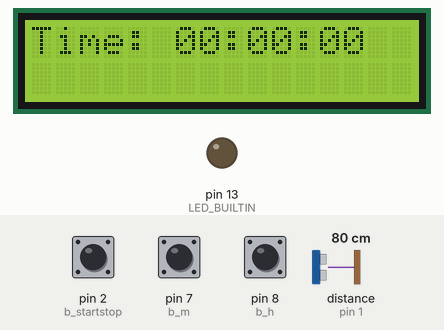
A sketch run on a simulated Arduino Uno, built with avr-gcc and run on an emulated ATmega328P. Parts: 16×2 character LCD, output pins drawn as LEDs (lit = HIGH). Wiring (inferred from the names in the program): ultrasonic range finder: trigger pin 0; echo pin 1. Inputs (shaded band) come from the test bench; at power-on: pin 2 (b_startstop) HIGH, pin 7 (b_m) HIGH, pin 8 (b_h) HIGH, distance to the obstacle (sensor on pin 1) 80 cm. The echo pulse lasts 58.3 µs per cm; the audio player accepts every command and is not drawn; pins used as bus, display or sensor lines are not drawn.

Above: at 1.6 s.
1.7 s: pin 2 (b_startstop) pulled LOW for 1.3 s
At 2.5 s:
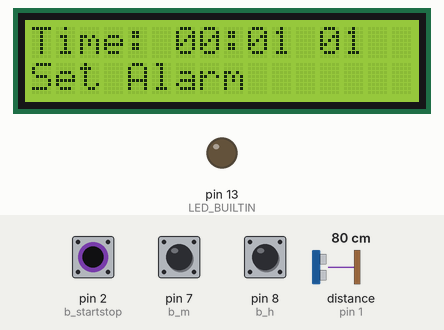
4.5 s: pin 7 (b_m) pulled LOW for 1.3 s
At 7.0 s:
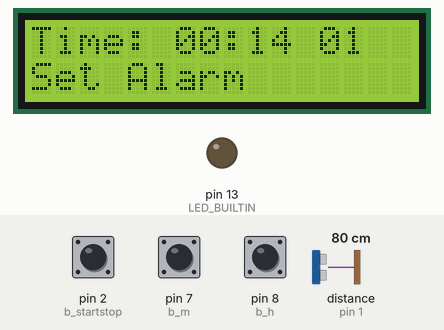
7.3 s: pin 8 (b_h) pulled LOW for 3.2 s
At 11.0 s:
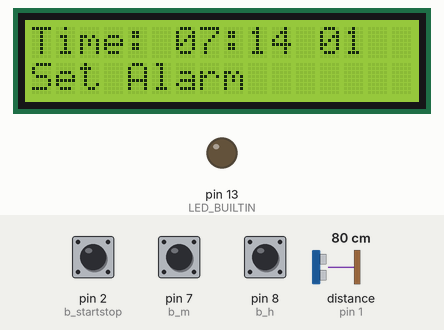
12.0 s: pin 2 (b_startstop) pulled LOW for 1.3 s
At 12.7 s:
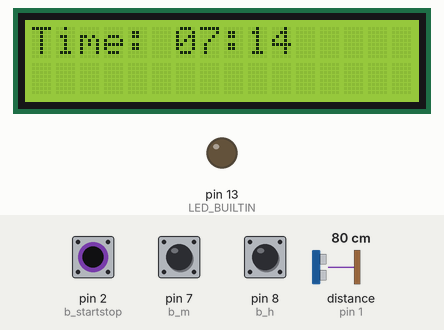
14.8 s: pin 2 (b_startstop) pulled LOW for 3.2 s
At 15.6 s:
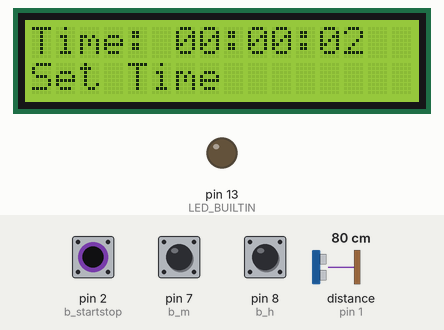
19.5 s: pin 8 (b_h) pulled LOW for 1.3 s
At 21.2 s:
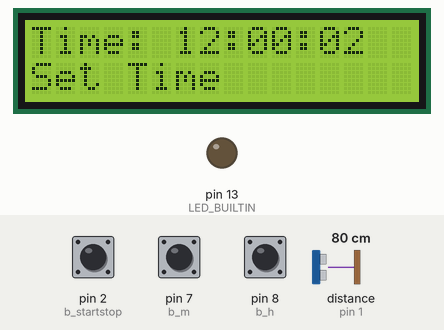
Timing chart, 0 to 22.7 s (numbered marks = the images above; inputs shaded):
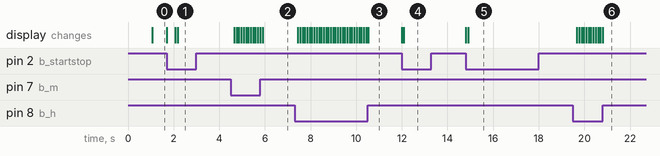

The sketch:

TAMUmake_V7.ino
```cpp
// TAMUmake 2019
// IEEE | TAMU
// Team Raaje with an AJ
// Version 3

#include <LiquidCrystal.h>
#include <PCM.h>

//Ultrasonic sensor
#define trigPin 0
#define echoPin 1

//buttons
#define b_h 8
#define b_m 7
#define b_startstop 2

//LCD display
#define rs 12
#define en 10
#define d4 5
#define d5 4
#define d6 3
#define d7 6
LiquidCrystal lcd(rs, en, d4, d5, d6, d7);

// alarm sound file
const unsigned char sample[] PROGMEM = {
  124, 124, 126, 125, 125, 124, 125, 126, 125, 126, 127, 127, 128, 127, 127, 128, 128, 129, 128, 128, 128, 130, 128, 127, 127, 127, 128, 126, 127, 128, 126, 126, 126, 127, 126, 126, 125, 126, 127, 127, 127, 127, 128, 128, 128, 129, 130, 129, 130, 128, 130, 129, 128, 130, 129, 130, 129, 130, 129, 127, 127, 127, 126, 127, 126, 127, 127, 126, 127, 126, 125, 125, 124, 125, 125, 125, 126, 126, 126, 127, 127, 128, 128, 128, 129, 129, 128, 128, 129, 128, 129, 127, 127, 126, 127, 125, 125, 124, 123, 124, 122, 124, 122, 123, 122, 123, 125, 125, 125, 124, 125, 125, 125, 125, 125, 125, 125, 126, 127, 126, 125, 126, 125, 125, 126, 125, 125, 124, 125, 125, 125, 124, 124, 126, 125, 126, 126, 124, 126, 126, 126, 127, 127, 129, 129, 129, 130, 130, 131, 132, 131, 132, 132, 132, 132, 131, 131, 133, 132, 131, 131, 132, 132, 131, 132, 131, 132, 130, 130, 129, 130, 130, 129, 130, 130, 129, 130, 130, 131, 132, 131, 132, 133, 132, 133, 133, 132, 132, 131, 131, 131, 131, 130, 130, 129, 128, 127, 127, 128, 127, 129, 128, 128, 128, 127, 128, 128, 127, 126, 128, 128, 128, 128, 128, 129, 129, 129, 129, 129, 129, 129, 129, 129, 129, 128, 128, 129, 129, 128, 127, 128, 127, 127, 126, 125, 125, 126, 127, 128, 127, 127, 128, 127, 127, 128, 127, 128, 130, 129, 130, 130, 130, 130, 132, 132, 132, 131, 130, 131, 131, 130, 129, 129, 129, 128, 129, 130, 130, 128, 129, 129, 128, 128, 128, 129, 129, 128, 128, 130, 129, 130, 130, 131, 131, 131, 132, 131, 132, 130, 130, 129, 129, 128, 128, 129, 128, 127, 126, 127, 125, 126, 126, 126, 126, 125, 126, 124, 125, 126, 125, 126, 127, 126, 127, 128, 127, 128, 128, 129, 127, 127, 126, 124, 126, 126, 125, 125, 124, 123, 124, 123, 124, 124, 123, 124, 123, 124, 123, 123, 123, 123, 122, 124, 124, 124, 124, 124, 125, 124, 126, 125, 125, 125, 125, 125, 124, 124, 125, 124, 124, 125, 124, 124, 124, 125, 124, 124, 123, 123, 122, 122, 122, 123, 123, 123, 123, 125, 126, 126, 125, 126, 128, 127, 127, 127, 128, 128, 128, 128, 128, 128, 127, 127, 127, 127, 126, 127, 127, 127, 126, 126, 126, 127, 126, 125, 125, 125, 125, 126, 126, 127, 126, 126, 127, 128, 129, 129, 129, 129, 130, 128, 128, 129, 129, 129, 127, 128, 127, 126, 127, 127, 126, 124, 124, 125, 123, 124, 123, 126, 125, 125, 125, 125, 127, 125, 127, 126, 129, 129, 128, 128, 128, 128, 127, 127, 127, 128, 127, 126, 126, 126, 126, 126, 125, 124, 125, 124, 125, 125, 126, 126, 125, 126, 127, 128, 126, 127, 127, 127, 128, 127, 128, 127, 128, 128, 128, 129, 128, 128, 127, 126, 126, 125, 125, 126, 125, 125, 125, 124, 123, 124, 124, 124, 124, 124, 125, 125, 126, 127, 126, 127, 126, 128, 129, 130, 130, 129, 129, 130, 131, 130, 130, 131, 129, 128, 128, 128, 127, 126, 127, 125, 125, 125, 127, 126, 125, 126, 125, 125, 124, 125, 126, 127, 128, 127, 128, 129, 129, 129, 130, 132, 130, 130, 130, 130, 131, 130, 130, 131, 130, 130, 128, 128, 129, 128, 129, 128, 129, 129, 129, 128, 129, 130, 129, 129, 132, 130, 131, 132, 131, 131, 132, 133, 133, 134, 133, 132, 133, 132, 131, 132, 132, 131, 129, 129, 128, 127, 127, 127, 127, 127, 127, 126, 126, 127, 127, 126, 125, 127, 126, 125, 125, 126, 127, 127, 127, 126, 128, 128, 129, 128, 128, 128, 127, 129, 128, 128, 129, 128, 128, 127, 127, 127, 127, 126, 127, 127, 126, 127, 127, 127, 128, 127, 127, 129, 129, 129, 130, 130, 129, 129, 129, 130, 131, 131, 131, 130, 130, 128, 129, 128, 127, 127, 125, 125, 125, 124, 125, 124, 124, 124, 124, 125, 124, 126, 124, 126, 127, 126, 127, 128, 129, 128, 129, 129, 130, 129, 128, 128, 128, 129, 127, 126, 125, 126, 125, 126, 126, 125, 124, 124, 125, 124, 124, 122, 126, 124, 124, 125, 125, 128, 127, 129, 127, 127, 127, 128, 128, 129, 131, 129, 131, 130, 129, 130, 128, 128, 127, 128, 129, 128, 129, 128, 128, 128, 128, 128, 129, 129, 129, 129, 128, 129, 128, 130, 130, 129, 131, 131, 131, 132, 133, 133, 132, 132, 131, 132, 132, 131, 131, 132, 129, 129, 131, 130, 129, 129, 129, 129, 127, 128, 127, 129, 131, 130, 130, 131, 130, 130, 131, 128, 129, 130, 131, 130, 131, 131, 132, 130, 127, 128, 128, 126, 127, 126, 126, 127, 125, 126, 125, 125, 122, 125, 124, 123, 125, 125, 123, 122, 123, 122, 123, 123, 123, 124, 126, 126, 122, 125, 124, 124, 123, 125, 124, 124, 125, 121, 123, 118, 121, 120, 120, 119, 118, 119, 119, 120, 120, 120, 121, 119, 121, 122, 124, 126, 124, 126, 124, 129, 123, 130, 124, 131, 125, 131, 127, 132, 124, 130, 125, 129, 128, 131, 126, 123, 129, 119, 136, 113, 148, 47, 202, 178, 110, 92, 55, 146, 77, 220, 123, 216, 213, 33, 20, 11, 156, 161, 242, 156, 145, 222, 32, 1, 49, 170, 162, 173, 203, 81, 203, 132, 16, 60, 108, 219, 137, 167, 101, 135, 226, 52, 57, 68, 179, 164, 163, 123, 102, 255, 93, 33, 46, 161, 203, 140, 157, 70, 211, 176, 23, 28, 122, 209, 157, 160, 69, 167, 212, 54, 27, 69, 193, 169, 190, 110, 96, 230, 80, 32, 51, 167, 196, 178, 162, 65, 210, 129, 32, 37, 127, 210, 164, 191, 67, 173, 172, 30, 33, 86, 204, 163, 201, 89, 127, 217, 53, 25, 48, 185, 176, 202, 141, 86, 221, 88, 21, 39, 156, 188, 183, 183, 72, 214, 133, 12, 27, 108, 202, 172, 209, 84, 173, 177, 22, 21, 78, 198, 167, 220, 115, 121, 214, 47, 21, 58, 180, 176, 201, 160, 85, 227, 97, 10, 40, 155, 188, 176, 195, 76, 202, 150, 8, 30, 93, 222, 165, 195, 112, 111, 223, 38, 26, 67, 174, 193, 170, 149, 76, 231, 111, 13, 41, 128, 213, 154, 183, 76, 187, 190, 5, 15, 82, 215, 185, 179, 102, 124, 214, 52, 3, 51, 184, 196, 194, 139, 70, 216, 97, 14, 40, 133, 214, 183, 184, 64, 173, 153, 21, 41, 97, 208, 174, 202, 90, 129, 194, 32, 31, 68, 197, 184, 189, 125, 87, 218, 78, 15, 43, 162, 203, 181, 172, 67, 204, 131, 14, 42, 123, 213, 170, 196, 77, 167, 176, 25, 36, 84, 215, 173, 203, 105, 117, 208, 48, 34, 58, 191, 185, 189, 152, 81, 213, 87, 25, 46, 154, 203, 172, 190, 73, 188, 140, 21, 44, 112, 207, 164, 199, 93, 147, 186, 32, 40, 70, 206, 176, 177, 144, 80, 220, 77, 23, 57, 144, 221, 151, 172, 70, 183, 171, 19, 44, 97, 213, 163, 182, 92, 142, 227, 40, 22, 50, 196, 204, 170, 132, 91, 219, 106, 7, 29, 159, 213, 178, 162, 58, 195, 149, 22, 30, 98, 226, 173, 191, 79, 131, 205, 42, 31, 64, 199, 187, 191, 127, 86, 209, 76, 26, 44, 167, 205, 171, 167, 60, 193, 132, 18, 37, 118, 217, 169, 191, 72, 149, 185, 37, 30, 79, 214, 178, 196, 103, 107, 215, 62, 29, 51, 187, 196, 190, 144, 67, 216, 105, 24, 36, 145, 213, 172, 189, 65, 185, 149, 20, 37, 97, 222, 168, 200, 90, 139, 201, 32, 33, 63, 205, 184, 191, 134, 92, 223, 73, 27, 48, 160, 206, 172, 171, 64, 208, 135, 15, 48, 93, 234, 161, 178, 92, 122, 220, 39, 36, 70, 184, 183, 171, 131, 93, 236, 90, 21, 39, 142, 220, 166, 163, 77, 192, 156, 19, 21, 103, 220, 179, 179, 76, 143, 194, 44, 33, 60, 201, 187, 183, 117, 83, 221, 84, 33, 44, 152, 204, 176, 169, 63, 194, 137, 28, 41, 114, 211, 163, 191, 77, 147, 184, 31, 38, 76, 204, 175, 184, 113, 97, 214, 71, 31, 48, 172, 195, 180, 158, 69, 209, 116, 22, 42, 135, 206, 176, 184, 65, 183, 165, 21, 35, 96, 205, 170, 195, 91, 134, 204, 41, 29, 67, 191, 172, 186, 136, 94, 223, 78, 23, 43, 156, 196, 171, 176, 74, 204, 137, 20, 40, 113, 202, 163, 195, 83, 158, 191, 23, 43, 65, 203, 181, 171, 136, 80, 225, 82, 24, 60, 150, 203, 153, 168, 67, 203, 160, 25, 42, 99, 217, 155, 179, 92, 149, 218, 43, 19, 61, 203, 192, 173, 116, 91, 218, 95, 23, 36, 161, 209, 175, 159, 54, 195, 148, 31, 39, 101, 214, 172, 193, 77, 132, 195, 45, 37, 70, 198, 180, 197, 125, 84, 209, 71, 34, 52, 168, 201, 169, 167, 59, 197, 132, 28, 40, 113, 217, 169, 191, 73, 156, 184, 39, 38, 72, 208, 178, 200, 106, 111, 218, 57, 33, 49, 178, 196, 190, 147, 74, 217, 100, 25, 40, 143, 202, 174, 187, 65, 189, 146, 29, 41, 98, 214, 162, 200, 91, 137, 196, 40, 40, 71, 195, 176, 191, 135, 93, 213, 73, 34, 51, 158, 203, 159, 178, 65, 190, 142, 18, 58, 103, 217, 155, 175, 95, 125, 211, 54, 43, 70, 187, 175, 171, 135, 91, 228, 97, 27, 44, 145, 217, 164, 159, 79, 178, 162, 33, 27, 113, 209, 177, 180, 78, 138, 195, 58, 39, 66, 190, 185, 186, 123, 86, 212, 91, 37, 48, 156, 201, 175, 169, 64, 191, 136, 31, 44, 117, 212, 161, 185, 74, 149, 189, 39, 40, 74, 200, 172, 180, 109, 100, 216, 81, 39, 48, 166, 188, 180, 155, 74, 210, 120, 37, 43, 131, 202, 167, 182, 70, 177, 165, 36, 43, 93, 199, 167, 191, 95, 129, 195, 57, 39, 68, 189, 168, 188, 135, 87, 213, 87, 36, 53, 157, 192, 168, 172, 73, 190, 139, 33, 45, 116, 202, 156, 193, 88, 143, 191, 33, 44, 73, 199, 177, 163, 138, 83, 214, 96, 26, 61, 151, 191, 159, 167, 77, 204, 154, 24, 41, 100, 213, 164, 176, 99, 145, 202, 48, 15, 71, 199, 188, 182, 118, 96, 212, 90, 24, 38, 159, 207, 176, 163, 62, 193, 143, 31, 35, 104, 218, 174, 194, 79, 140, 185, 45, 36, 67, 207, 179, 192, 116, 92, 206, 71, 34, 47, 175, 197, 176, 154, 61, 200, 124, 35, 37, 126, 209, 168, 189, 69, 162, 169, 42, 37, 89, 208, 167, 198, 97, 118, 204, 55, 35, 61, 182, 186, 187, 137, 82, 203, 95, 31, 51, 152, 193, 175, 172, 65, 188, 137, 31, 50, 113, 206, 165, 190, 82, 145, 186, 45, 44, 81, 196, 167, 190, 119, 98, 213, 68, 42, 52, 162, 207, 154, 168, 63, 186, 148, 31, 57, 101, 211, 155, 176, 89, 139, 213, 52, 47, 58, 187, 180, 167, 136, 96, 226, 101, 20, 37, 149, 207, 167, 159, 76, 187, 156, 31, 26, 107, 212, 169, 185, 76, 135, 200, 51, 38, 57, 198, 186, 185, 127, 85, 212, 87, 39, 42, 158, 200, 172, 170, 66, 192, 126, 30, 42, 119, 211, 163, 186, 72, 156, 182, 41, 40, 70, 203, 172, 192, 111, 105, 214, 71, 35, 46, 177, 183, 187, 156, 75, 216, 109, 26, 35, 138, 202, 178, 190, 69, 178, 158, 31, 32, 102, 205, 167, 207, 90, 132, 198, 43, 36, 69, 200, 172, 193, 140, 84, 220, 79, 28, 55, 164, 191, 168, 183, 71, 195, 135, 19, 48, 115, 210, 156, 191, 94, 133, 201, 34, 44, 76, 189, 180, 166, 139, 85, 221, 97, 32, 56, 140, 195, 162, 171, 80, 203, 155, 27, 34, 96, 211, 174, 180, 94, 143, 195, 56, 22, 66, 195, 188, 189, 116, 90, 214, 88, 33, 38, 152, 211, 176, 167, 63, 186, 144, 36, 35, 106, 214, 174, 196, 82, 141, 181, 41, 37, 78, 205, 179, 187, 115, 93, 208, 77, 30, 55, 171, 193, 176, 154, 69, 199, 125, 34, 40, 131, 199, 170, 193, 73, 170, 165, 38, 35, 96, 204, 169, 202, 96, 126, 196, 53, 30, 65, 187, 179, 196, 136, 85, 205, 86, 30, 49, 158, 195, 177, 176, 66, 189, 134, 32, 45, 118, 209, 165, 197, 79, 144, 185, 42, 41, 81, 202, 171, 184, 120, 89, 214, 78, 35, 58, 159, 209, 155, 163, 61, 186, 161, 27, 56, 106, 204, 163, 179, 86, 150, 210, 46, 38, 60, 194, 188, 178, 125, 98, 219, 90, 18, 43, 159, 205, 181, 151, 69, 197, 136, 29, 33, 105, 219, 176, 184, 74, 142, 192, 44, 39, 68, 196, 188, 192, 115, 97, 205, 76, 34, 47, 169, 198, 181, 154, 63, 198, 122, 28, 42, 127, 211, 170, 182, 67, 158, 177, 40, 37, 83, 203, 171, 199, 106, 112, 203, 61, 33, 59, 185, 179, 194, 147, 80, 209, 94, 27, 40, 151, 196, 177, 185, 69, 183, 137, 28, 38, 107, 206, 163, 204, 88, 141, 180, 36, 41, 70, 202, 167, 198, 131, 93, 208, 67, 36, 55, 167, 187, 174, 168, 70, 195, 124, 28, 48, 117, 212, 156, 184, 87, 133, 198, 44, 48, 77, 187, 172, 170, 131, 93, 227, 98, 34, 46, 143, 198, 162, 167, 80, 203, 162, 23, 27, 98, 210, 180, 170, 90, 144, 198, 60, 16, 63, 195, 190, 187, 112, 86, 214, 96, 34, 40, 152, 207, 177, 159, 67, 186, 143, 44, 37, 115, 205, 166, 185, 77, 144, 178, 50, 38, 81, 199, 171, 184, 105, 97, 206, 80, 38, 52, 170, 185, 178, 152, 67, 200, 119, 39, 44, 137, 198, 169, 190, 63, 170, 161, 36, 41, 100, 206, 164, 200, 87, 119, 202, 48, 37, 70, 193, 176, 185, 137, 78, 211, 86, 28, 54, 166, 191, 165, 179, 64, 194, 135, 25, 46, 128, 209, 149, 197, 83, 147, 188, 31, 42, 85, 204, 164, 173, 133, 86, 218, 78, 29, 69, 158, 199, 145, 170, 73, 188, 163, 28, 53, 109, 200, 149, 182, 93, 151, 215, 45, 35, 60, 190, 187, 166, 131, 99, 215, 104, 16, 40, 156, 204, 176, 157, 68, 193, 147, 32, 38, 100, 214, 172, 187, 84, 136, 190, 47, 43, 70, 199, 175, 185, 126, 94, 210, 71, 35, 55, 168, 196, 165, 162, 65, 198, 128, 27, 47, 121, 212, 159, 183, 71, 148, 184, 37, 44, 84, 201, 169, 190, 109, 109, 208, 59, 38, 60, 180, 181, 178, 151, 77, 210, 98, 30, 46, 142, 202, 162, 189, 70, 178, 150, 23, 53, 103, 207, 159, 194, 97, 133, 192, 41, 46, 80, 199, 163, 186, 135, 92, 214, 76, 36, 61, 163, 186, 163, 172, 68, 200, 133, 25, 56, 105, 222, 150, 182, 87, 129, 212, 42, 52, 70, 188, 173, 171, 131, 90, 238, 92, 31, 41, 144, 208, 162, 165, 72, 198, 158, 24, 26, 103, 216, 177, 182, 75, 142, 200, 46, 28, 55, 202, 189, 190, 123, 78, 221, 79, 33, 42, 160, 210, 172, 174, 64, 193, 131, 27, 35, 120, 221, 167, 193, 74, 148, 180, 35, 38, 73, 211, 180, 187, 115, 95, 212, 69, 36, 45, 173, 197, 185, 163, 65, 205, 105, 35, 44, 127, 212, 174, 188, 72, 172, 156, 34, 36, 88, 209, 176, 202, 96, 123, 194, 44, 41, 60, 183, 184, 194, 139, 82, 208, 76, 34, 57, 153, 196, 177, 178, 68, 194, 133, 25, 54, 118, 200, 165, 198, 82, 152, 184, 30, 49, 72, 201, 177, 179, 130, 81, 219, 82, 37, 60, 147, 203, 156, 168, 67, 198, 159, 33, 50, 90, 213, 163, 178, 94, 143, 212, 51, 25, 57, 192, 196, 171, 119, 94, 211, 103, 26, 35, 149, 214, 176, 154, 63, 188, 148, 36, 37, 96, 216, 173, 186, 82, 137, 194, 47, 37, 67, 194, 184, 182, 123, 95, 208, 78, 30, 50, 159, 201, 169, 157, 71, 196, 129, 34, 38, 114, 209, 166, 191, 77, 160, 177, 40, 44, 79, 202, 170, 190, 117, 117, 204, 66, 37, 54, 180, 183, 178, 151, 82, 207, 106, 34, 45, 138, 197, 169, 184, 77, 179, 149, 34, 45, 102, 204, 164, 197, 95, 141, 195, 46, 44, 75, 192, 174, 190, 130, 101, 218, 78, 35, 57, 159, 206, 163, 173, 70, 190, 155, 20, 63, 101, 218, 167, 173, 97, 131, 221, 55, 46, 67, 189, 180, 175, 137, 93, 239, 99, 28, 38, 143, 221, 168, 164, 76, 192, 163, 34, 25, 99, 224, 177, 185, 78, 136, 205, 53, 38, 54, 197, 191, 184, 130, 82, 216, 90, 37, 41, 150, 208, 167, 177, 69, 186, 141, 29, 40, 108, 209, 166, 185, 79, 146, 187, 46, 36, 69, 195, 173, 191, 115, 91, 218, 81, 35, 47, 165, 193, 177, 165, 64, 204, 129, 30, 40, 129, 206, 165, 185, 66, 169, 176, 35, 35, 90, 204, 165, 197, 95, 118, 204, 52, 37, 69, 192, 172, 194, 137, 77, 215, 84, 34, 56, 167, 192, 174, 177, 62, 194, 139, 26, 49, 121, 207, 162, 190, 85, 139, 195, 31, 44, 77, 198, 183, 163, 134, 76, 217, 100, 21, 65, 152, 192, 161, 164, 73, 202, 156, 25, 33, 98, 220, 159, 179, 97, 137, 202, 46, 21, 63, 196, 185, 181, 117, 86, 212, 87, 32, 38, 149, 202, 167, 165, 55, 187, 143, 32, 42, 102, 207, 159, 190, 77, 137, 182, 45, 38, 68, 201, 167, 188, 114, 90, 204, 71, 33, 49, 166, 186, 173, 152, 61, 199, 128, 27, 40, 126, 192, 168, 187, 68, 163, 172, 34, 36, 95, 194, 165, 196, 98, 114, 203, 56, 25, 63, 180, 178, 185, 142, 79, 203, 91, 26, 50, 149, 191, 166, 178, 68, 186, 138, 22, 46, 113, 200, 162, 193, 85, 145, 190, 38, 38, 82, 191, 166, 185, 126, 95, 218, 75, 26, 54, 153, 209, 157, 167, 64, 186, 165, 14, 58, 103, 205, 159, 167, 99, 132, 222, 57, 35, 67, 187, 182, 160, 134, 87, 228, 117, 16, 43, 148, 211, 165, 153, 76, 179, 166, 31, 28, 106, 213, 172, 175, 80, 127, 206, 50, 38, 68, 192, 190, 178, 126, 80, 209, 92, 35, 49, 163, 207, 170, 166, 59, 189, 138, 31, 41, 118, 222, 165, 184, 73, 140, 188, 47, 34, 74, 207, 179, 190, 113, 98, 213, 73, 30, 55, 174, 202, 187, 153, 76, 205, 115, 27, 44, 133, 212, 182, 185, 73, 172, 162, 28, 40, 104, 209, 172, 198, 101, 131, 191, 45, 42, 75, 198, 175, 184, 143, 93, 206, 83, 36, 57, 165, 193, 164, 170, 79, 194, 137, 33, 47, 117, 218, 160, 181, 94, 133, 202, 44, 50, 83, 196, 186, 160, 140, 84, 221, 108, 40, 59, 146, 204, 152, 172, 76, 196, 167, 38, 34, 94, 216, 170, 181, 93, 133, 202, 67, 23, 64, 193, 186, 189, 124, 79, 212, 105, 33, 48, 152, 208, 172, 176, 59, 179, 166, 36, 41, 108, 216, 170, 193, 83, 135, 198, 46, 34, 74, 205, 182, 186, 120, 82, 218, 88, 16, 50, 176, 201, 172, 162, 58, 206, 142, 13, 37, 131, 217, 159, 190, 74, 162, 186, 30, 26, 88, 211, 173, 195, 102, 116, 199, 65, 18, 59, 177, 188, 195, 147, 95, 153, 94, 26, 73, 163, 196, 190, 137, 73, 108, 124, 87, 115, 159, 173, 142, 128, 96, 96, 137, 123, 124, 122, 144, 149, 139, 109, 116, 130, 102, 114, 118, 136, 132, 155, 141, 108, 124, 108, 107, 123, 138, 131, 139, 145, 133, 120, 114, 114, 117, 125, 129, 138, 138, 139, 138, 122, 103, 104, 114, 132, 142, 142, 146, 132, 115, 103, 105, 119, 134, 144, 138, 126, 128, 120, 112, 118, 120, 125, 134, 134, 131, 129, 122, 116, 112, 126, 128, 127, 135, 130, 123, 118, 122, 122, 121, 123, 132, 127, 125, 126, 122, 124, 117, 123, 123, 134, 130, 123, 129, 126, 125, 118, 121, 120, 133, 137, 127, 125, 121, 124, 114, 120, 127, 130, 134, 127, 119, 117, 122, 120, 115, 119, 133, 134, 127, 128, 119, 121, 121, 113, 121, 131, 139, 133, 129, 129, 121, 118, 116, 125, 134, 137, 133, 131, 128, 119, 116, 118, 131, 130, 129, 131, 129, 123, 121, 120, 116, 133, 134, 132, 127, 126, 129, 128, 129, 124, 134, 134, 135, 134, 131, 131, 128, 131, 128, 132, 131, 134, 133, 130, 132, 129, 127, 126, 129, 127, 132, 136, 133, 132, 126, 122, 126, 127, 129, 134, 137, 135, 131, 132, 127, 128, 131, 127, 135, 137, 134, 133, 131, 134, 130, 129, 126, 130, 136, 131, 134, 129, 130,
};

//Time
volatile int sec = 0;
volatile int minute = 0;
volatile int hour = 0;

volatile int state = 1;

//Alarm time
int alarmHour;
int alarmMinute;
bool dismiss;

//interrupt debouncing
long debouncing_time = 15;
volatile unsigned long last_micros;;

void setup() {

  //set up the LCD
  lcd.begin(16, 2);
  lcd.setCursor(0, 0);

  //Set up buttons
  pinMode(b_h, INPUT_PULLUP);
  pinMode(b_m, INPUT_PULLUP);
  pinMode(b_startstop, INPUT_PULLUP);

  attachInterrupt(digitalPinToInterrupt(b_startstop), debounceInterruptClock, FALLING);

  // alarm sound setup
  startPlayback(sample, sizeof(sample));

  //Set alarm time
  alarmHour = 0;
  alarmMinute = 1;
  dismiss = false;

  //Ultrasonic setup
  pinMode(trigPin, OUTPUT);
  pinMode(echoPin, INPUT);
  pinMode(LED_BUILTIN, OUTPUT);

}

void loop() {
  //Setting the time will stop the clock to set the time
  switch(state) {
    case 0:
      setTime();
      break;
    case 1:
      keepTime();
      break;
    case 2:
      setAlarm();
      break;
  }
}

void debounceInterruptClock(){
 if((long)(micros() - last_micros) >= debouncing_time * 1000) {
   setState();
   last_micros = micros();
 }
}

void setState(){
  lcd.clear();
  state++;
  if(state > 3){
    state = 0;
    lcd.clear();
  }
}

void setTime(){
  lcd.setCursor(0, 1);
  lcd.print("Set Time");
  delay(100);
  lcd.setCursor(0, 0);
  lcd.print("Time: ");

  if(hour<10) {
    lcd.print("0");
    lcd.print(hour);

  } else {
    lcd.print(hour);
  }

  lcd.print(":");

  if(minute<10) {
    lcd.print("0");
    lcd.print(minute);

  } else {
    lcd.print(minute);
  }
  lcd.print(":");

  if(sec<10) {
    lcd.print("0");
    lcd.print(sec);

  } else {
    lcd.print(sec);
  }

  lcd.print(" ");

  if (digitalRead(b_h) == LOW) {
    hour++;
  }

  if (hour > 23){
    hour = 0;
  }

  if (digitalRead(b_m) == LOW)
  {
    minute++;
    if (minute > 59)
        minute = 0;
    }
}

void keepTime(){
  lcd.setCursor(0, 0);
  //sec=millis()/1000;
  delay(1000);
  lcd.print("Time: ");
  if (hour < 10)
  {
    lcd.print("0");
  }
  lcd.print(hour);
  lcd.print(":");
  if (minute < 10)
  {
    lcd.print("0");
  }
  lcd.print(minute);
  lcd.print(":");
  if (sec < 10)
  {
   lcd.print("0");
  }
  lcd.print(sec);
  lcd.print(" ");

  sec++;
  if (sec > 59)
  {
    minute++;
    sec = 0;
  }
  if (minute > 59) {
    hour++;
    minute = 0;
  }
  if (hour > 23)
  {
    hour = 0;
    minute = 0;
    sec = 0;
    dismiss = false;
  }

  if((hour > alarmHour || (minute >= alarmMinute && hour == alarmHour)) && !dismiss) {
    startPlayback(sample, sizeof(sample));
    digitalWrite(LED_BUILTIN, HIGH);
  } else {
    stopPlayback();
    digitalWrite(LED_BUILTIN, LOW);
  }

  //Ultrasonic sensor code
  long duration;
  long distance;
  digitalWrite(trigPin, LOW);
  digitalWrite(trigPin, HIGH);
  digitalWrite(trigPin, LOW);
  duration = pulseIn(echoPin, HIGH);
  distance = (duration/2) / 29.1;

  if (distance <= 20) {
    dismiss = true;
  }
}

void setAlarm(){
  lcd.setCursor(0, 1);
  lcd.print("Set Alarm");
  delay(100);
  lcd.setCursor(0, 0);
  lcd.print("Time: ");

  if(alarmHour<10) {
    lcd.print("0");
    lcd.print(alarmHour);

  } else {
    lcd.print(alarmHour);
  }

  lcd.print(":");

  if(alarmMinute<10) {
    lcd.print("0");
    lcd.print(alarmMinute);

  } else {
    lcd.print(alarmMinute);
  }

  lcd.print(" ");

  if (digitalRead(b_h) == LOW) {
    alarmHour++;
  }

  if (alarmHour > 23){
    alarmHour = 0;
  }

  if (digitalRead(b_m) == LOW)
  {
    alarmMinute++;
    if (alarmMinute > 59)
        alarmMinute = 0;
    }
}
```

Measured:
- after the input at 1.7 s, the display: first changes at once (image 1 shows a later state)
- after the input at 4.5 s, the display: first changes after 0.16 s (image 2 shows a later state)
- after the input at 7.3 s, the display: first changes after 0.14 s (image 3 shows a later state)
- after the input at 12.0 s, the display: first changes at once (image 4 shows a later state)
- after the input at 14.8 s, the display: first changes at once (image 5 shows a later state)
- after the input at 19.5 s, the display: first changes after 0.17 s (image 6 shows a later state)
